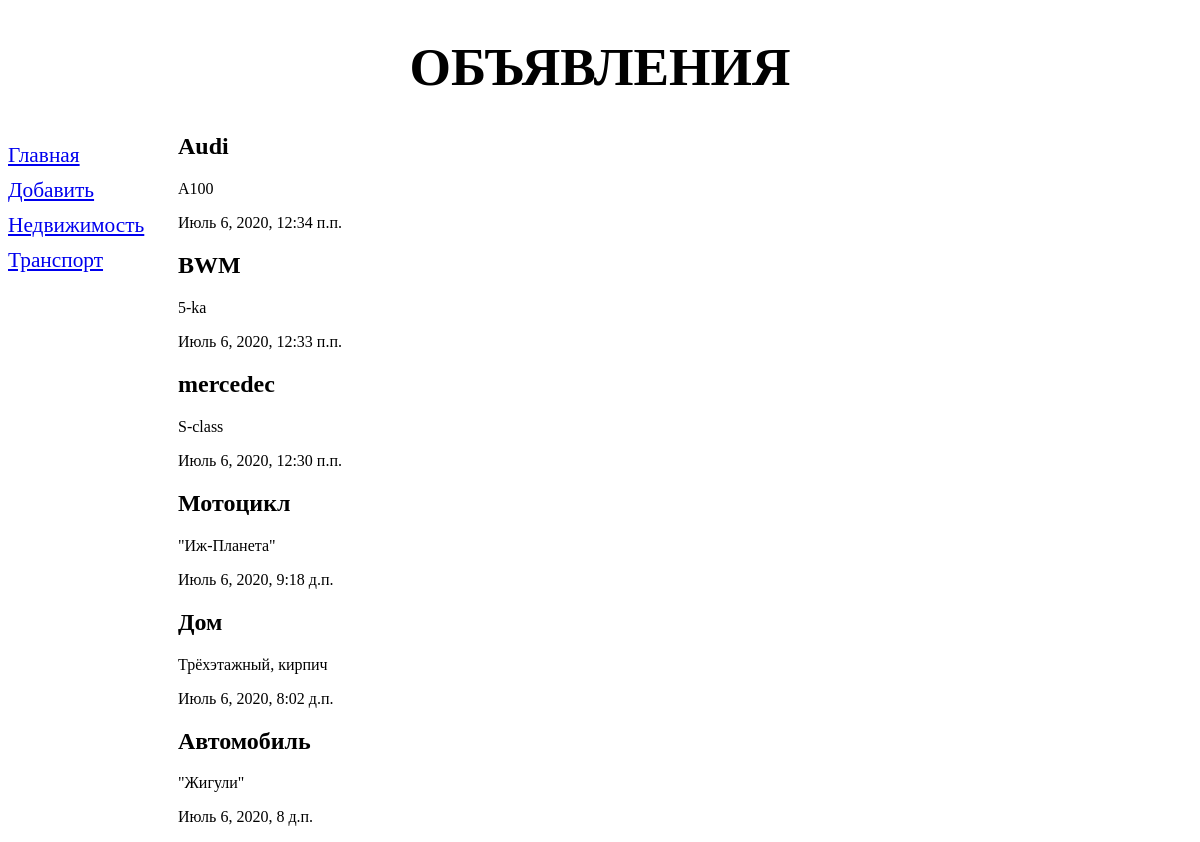
/bboard/, run on the app's committed database.
### bboard/models.py (models this page shows, shortened)
class Rubric(models.Model):
    name = models.CharField(max_length=20,db_index=True, verbose_name='Название')
    class Meta:
        verbose_name = 'Рубрика'
        verbose_name_plural = 'Рубрики'
        ordering = ['name']

class Bb(models.Model):
    title = models.CharField(max_length=50)
    content = models.TextField(null=True,blank=True)
    price = models.FloatField(null=True,blank=True)
    published = models.DateTimeField(auto_now_add=True, db_index=True)
    rubric = models.ForeignKey('Rubric',null=True,on_delete=models.PROTECT, verbose_name='Рубрика')
    class Meta:
        verbose_name = "Объявление"
        verbose_name_plural = "Объявления"
        ordering = ['-published']

### bboard/views.py (the view)
# urls.py: path('', index, name='index'),
def index(request):
    bbs = Bb.objects.all()
    rubrics = Rubric.objects.all()
    context = {'bbs':bbs,'rubrics':rubrics}
    return render(request, 'bboard/index.html',context)

### bboard/templates/bboard/index.html (shortened to what this page needs)
{% extends 'layout/basic.html' %}
{% block content %}
{% for bb in bbs %}
<div class="b">
    <h2>{{bb.title}}</h2>
    <p>{{bb.content}}</p>
    <p>{{bb.published}}</p>
</div>
{% endfor %}
{% endblock %}

### bboard/templates/layout/basic.html (shortened to what this page needs)
{% load static %}
<!DOCTYPE html>
<html lang="en">
<head>
    <link rel="stylesheet" type="text/css" href="{% static 'bboard/style.css' %}">
</head>
<body>
    <header>
        <h1>Объявления</h1>
    </header>
    <nav>
        <a href="{% url 'index' %}">Главная</a>
        <a href="{% url 'add' %}">Добавить</a>
        {% for rubric in rubrics %}
        <a href="{% url 'by_rubric' rubric.pk %}">
        {{rubric.name}}
        </a>
        {% endfor %}
    </nav>
    <section>
        {% block content %}
        {% endblock %}
    </section>
</body>
</html>

### bboard/static/bboard/style.css (style rules this page uses)
header h1 { font-size: 40pt; text-transform: uppercase; text-align: center; background-color: url("1.jpg") left/auto 100% no-repeat; }
nav { font-size: 16pt; width: 150px; float: left; }
nav a { display: block; margin: 10px 0px; }
section { margin-left: 170px; }

### data on the page
Rubric: name "Недвижимость"
Rubric: name "Транспорт"
Bb: title "Audi", content "A100", published "Июль 6, 2020, 12:34 п.п."
Bb: title "BWM", content "5-ka", published "Июль 6, 2020, 12:33 п.п."
Bb: title "mercedec", content "S-class", published "Июль 6, 2020, 12:30 п.п."
Bb: title "Мотоцикл", content "\"Иж-Планета\"", published "Июль 6, 2020, 9:18 д.п."
Bb: title "Дом", content "Трёхэтажный, кирпич", published "Июль 6, 2020, 8:02 д.п."
Bb: title "Автомобиль", content "\"Жигули\"", published "Июль 6, 2020, 8 д.п."
